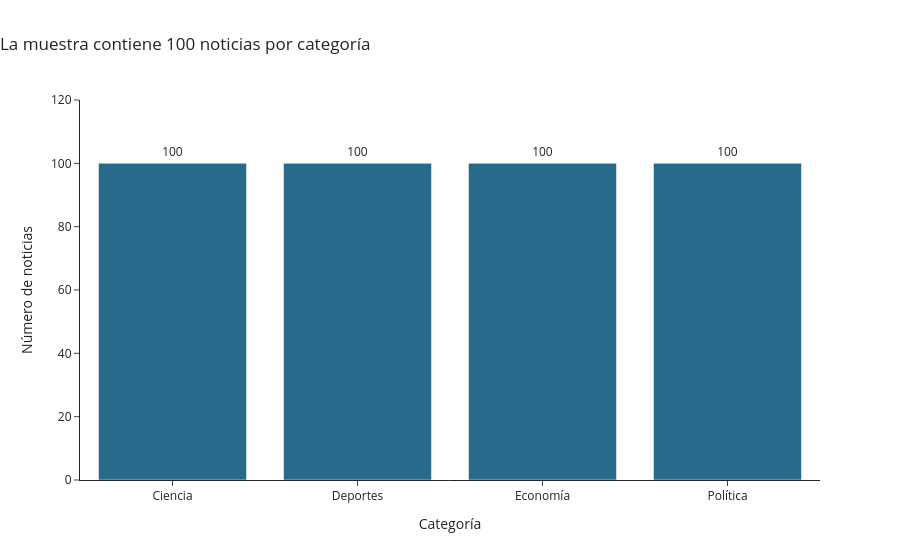
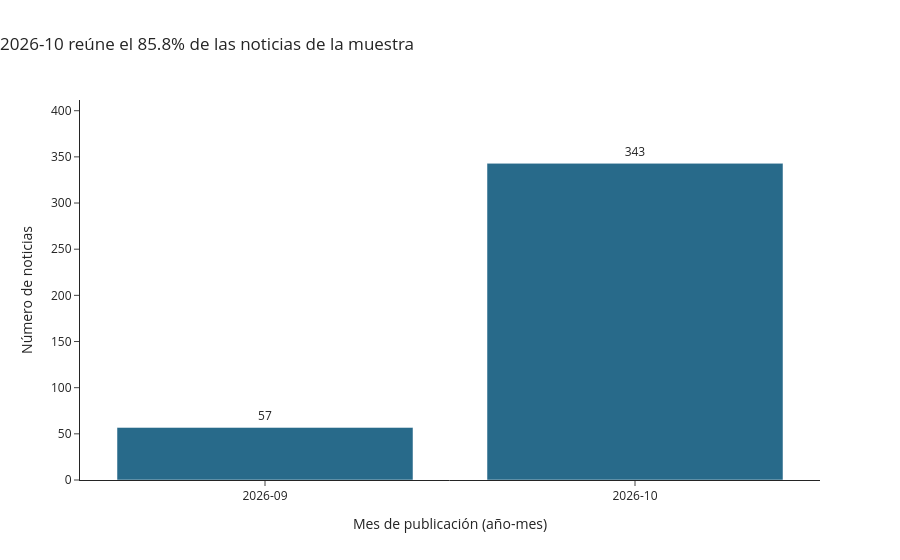
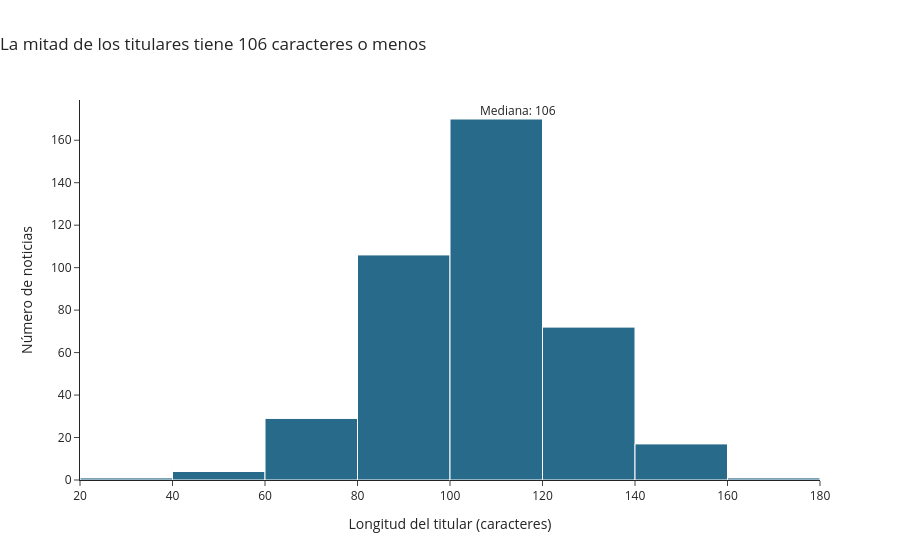

Write notebook code for charts like these, in order.
### Code cell
# Mostrar el gráfico dentro de VS Code.
grafico_categorias.show(renderer="vscode+png")
grafico_fechas.show(renderer="vscode+png")
grafico_longitudes.show(renderer="vscode+png")

### Figure 1 — Plotly figure (JSON) as saved in the notebook; plotly's stock layout.template omitted (floating-point values rounded to 4 significant figures)
{"data": [{"cliponaxis": false, "hovertemplate": "Categoría=%{x}<br>Número de noticias=%{text}<extra></extra>", "legendgroup": "", "marker": {"color": "#286A8A", "pattern": {"shape": ""}}, "name": "", "orientation": "v", "showlegend": false, "text": [100.0, 100.0, 100.0, 100.0], "textposition": "outside", "type": "bar", "x": ["Ciencia", "Deportes", "Economía", "Política"], "xaxis": "x", "y": [100, 100, 100, 100], "yaxis": "y"}], "layout": {"barmode": "relative", "legend": {"tracegroupgap": 0}, "showlegend": false, "title": {"text": "La muestra contiene 100 noticias por categoría", "x": 0}, "xaxis": {"anchor": "y", "domain": [0, 1], "title": {"text": "Categoría"}}, "yaxis": {"anchor": "x", "domain": [0, 1], "range": [0, 120], "title": {"text": "Número de noticias"}}}}

### Figure 2 — Plotly figure (JSON) as saved in the notebook; plotly's stock layout.template omitted (floating-point values rounded to 4 significant figures)
{"data": [{"cliponaxis": false, "hovertemplate": "Mes de publicación (año-mes)=%{x}<br>Número de noticias=%{text}<extra></extra>", "legendgroup": "", "marker": {"color": "#286A8A", "pattern": {"shape": ""}}, "name": "", "orientation": "v", "showlegend": false, "text": [57.0, 343.0], "textposition": "outside", "type": "bar", "x": ["2026-09", "2026-10"], "xaxis": "x", "y": [57, 343], "yaxis": "y"}], "layout": {"barmode": "relative", "legend": {"tracegroupgap": 0}, "showlegend": false, "title": {"text": "2026-10 reúne el 85.8% de las noticias de la muestra", "x": 0}, "xaxis": {"anchor": "y", "domain": [0, 1], "title": {"text": "Mes de publicación (año-mes)"}, "type": "category"}, "yaxis": {"anchor": "x", "domain": [0, 1], "range": [0, 411.6], "title": {"text": "Número de noticias"}}}}

### Figure 3 — Plotly figure (JSON) as saved in the notebook; plotly's stock layout.template omitted (floating-point values rounded to 4 significant figures; data arrays with more than 128 entries replaced by an {"elided": "..."} marker saying what was removed)
{"data": [{"bingroup": "x", "hovertemplate": "Longitud del titular (caracteres)=%{x}<br>count=%{y}<extra></extra>", "legendgroup": "", "marker": {"color": "#286A8A", "line": {"color": "white", "width": 1}, "pattern": {"shape": ""}}, "name": "", "orientation": "v", "showlegend": false, "type": "histogram", "x": {"elided": "400 int values"}, "xaxis": "x", "xbins": {"end": 180, "size": 20, "start": 0}, "yaxis": "y"}], "layout": {"annotations": [{"showarrow": false, "text": "Mediana: 106", "x": 106, "xanchor": "left", "xref": "x", "y": 1, "yanchor": "top", "yref": "y domain"}], "bargap": 0, "barmode": "relative", "legend": {"tracegroupgap": 0}, "shapes": [{"line": {"color": "#A64B2A", "dash": "dash"}, "type": "line", "x0": 106, "x1": 106, "xref": "x", "y0": 0, "y1": 1, "yref": "y domain"}], "showlegend": false, "title": {"text": "La mitad de los titulares tiene 106 caracteres o menos", "x": 0}, "xaxis": {"anchor": "y", "domain": [0, 1], "title": {"text": "Longitud del titular (caracteres)"}}, "yaxis": {"anchor": "x", "domain": [0, 1], "title": {"text": "Número de noticias"}}}}
